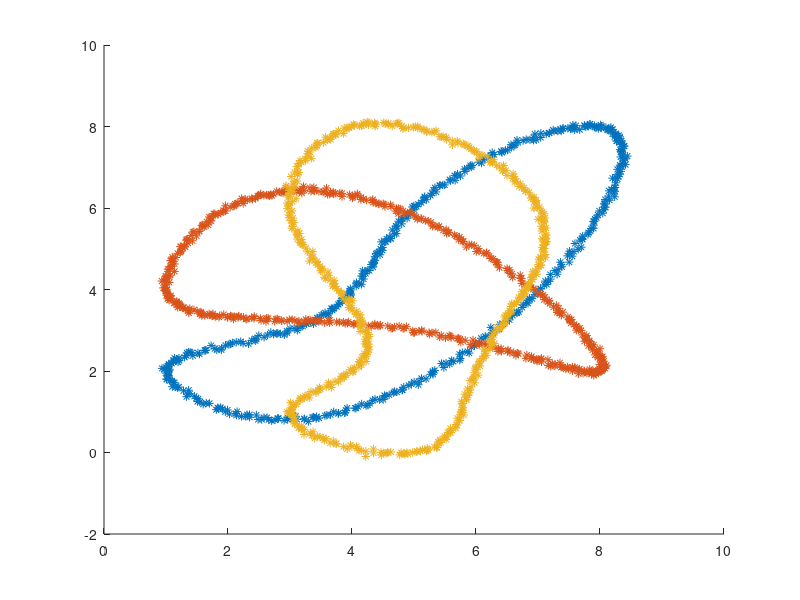

This chart was generated by the following MATLAB code: (Note: this script raises an error after producing the figure.)
function accuracy = FunkyCurves_demo()
% demo for SPA classifier on Funky Curves data set

%% output:
%        accuracies for Funky Curves data set with differen training
%        sample size


%% History:
%   Didong Li       September 10, 2018, created
%   Didong Li       March 2, 2019 modified
 

% samples from three funky curves with Gaussian noise
load('FunkyCurves_noise.mat')
data = Funkycurves_noise;
[n,p] = size(data);  % total sample size is 1500


X = data(:,1:p-1);
y = data(:,p);

% visualize the data set
figure
hold on
for i = 1:3
    plot(X(y==(i-1),1),X(y==(i-1),2),'*')
end
hold off
alpha = 0.2;

% hold 1200 for test data
data_test = data(floor(n*alpha+1):n,:);
X_te = data_test(:,1:p-1);
y_te = data_test(:,p);

% use the first 150, 180, 210, 240, 270, 300 samples for training
ns = n*[0.1:0.02:alpha];
nn = size(ns,2);

accuracy_spherelets = zeros(nn,1);

for ni= 1: nn
    data_ni = data(1:ns(1,ni),:);
    X_tr = data_ni(:,1:p-1);
    y_tr = data_ni(:,p);
    [k, d, accuracy] = SPA_tune(X_tr, y_tr); % tune k and d
    [label_te, accuracy_spherelets(ni,1)] = cls_spherelets(X_tr, y_tr, X_te, y_te, k, d);
    display(['Spherelets: k=',num2str(k), ', d=', num2str(d), ', n_tr=', num2str(ns(1,ni)), ', accuracy=', num2str(accuracy_spherelets(ni,1))])
end

% plot results
figure
plot(ns,accuracy_spherelets,'*-')
legend('spherelets')
xlabel('training sample size')
ylabel('accuracy')
return